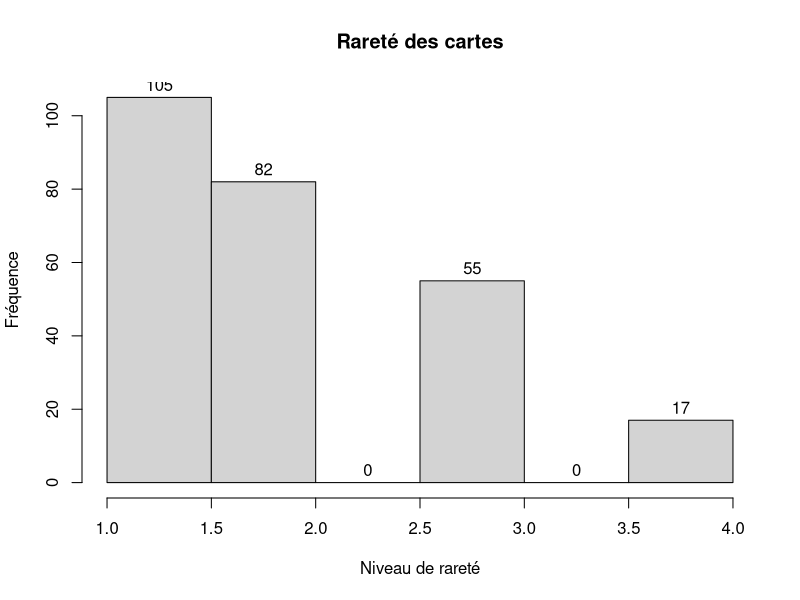

Reproduce this figure in R. (Note: this script raises an error after producing the figure.)
Data <- read.table("data.txt", header=TRUE)
Data

hist(Data$ConversionDeLaRarete, xlab="Niveau de rareté", ylab="Fréquence", main="Rareté des cartes", labels=TRUE)

### Estimateur pour l'effectif de la population 
avgPrice = mean(Data$ConversionDeLaRarete)

### Intervalle de conficance pour l'effectif de la population
n = length(Data$ConversionDeLaRarete)
n
s = var(Data$ConversionDeLaRarete)
s
error = qnorm(0.975)*s/sqrt(n)
error

### Estimateur pour lambda (loi exponentielle)
lambdaEstimator = 1/avgPrice
lambdaEstimator

### Intervalle de confiance pour lambda
lambdaErrorDown = abs(lambdaEstimator - 1/(avgPrice+error))
lambdaErrorDown
lambdaErrorUp = abs(lambdaEstimator - 1/(avgPrice-error))
lambdaErrorUp

### Test khi deux pour une loi exponentielle
exponentialKhiDeux = function(k, lambdaEstimator) {
  ### khi-deux effectifs observées
  observedEffectives = vector()
  maxPrice = 0
  for(price in dataFilteredByPrice$ResaleMid) {
    if(price > maxPrice) {
      maxPrice = price
    }
  }
  minPrice = Inf
  for(price in dataFilteredByPrice$ResaleMid) {
    if(price < minPrice) {
      minPrice = price
    }
  }
  minPrice
  priceInterval = maxPrice-minPrice
  VInterval = priceInterval/k
  
  priceVector <- dataFilteredByPrice$ResaleMid
  
  
  observedEffective = vector()
  for(i in 1:k) {
    observedEffective = 0
    for(price in priceVector) {
      if (price>(i-1)*VInterval+minPrice && price < i*VInterval+minPrice) {
        observedEffective = 1 + observedEffective 
      }
    }
    observedEffectives[i] = observedEffective
  }
  
  
  #Khi deux probabilité théorique pour chacun des intervalles
  pexp(1, rate=lambdaEstimator)
  theoreticalEffectives = vector()
  for(i in 1:(k-1)) {
    theoreticalEffectives[i] = (pexp(VInterval*(i),rate = lambdaEstimator) - pexp(VInterval*(i-1),rate = lambdaEstimator))
  }
  theoreticalEffectives[k] = 1 - pexp(VInterval*(k-1), rate=lambdaEstimator)
  
  chisq.test(observedEffectives, p=theoreticalEffectives)
}


#Regression lineaire

scatter.smooth(Data$ConversionDeLaRarete, diff)
cor(Data$ConversionDeLaRarete, diff)


